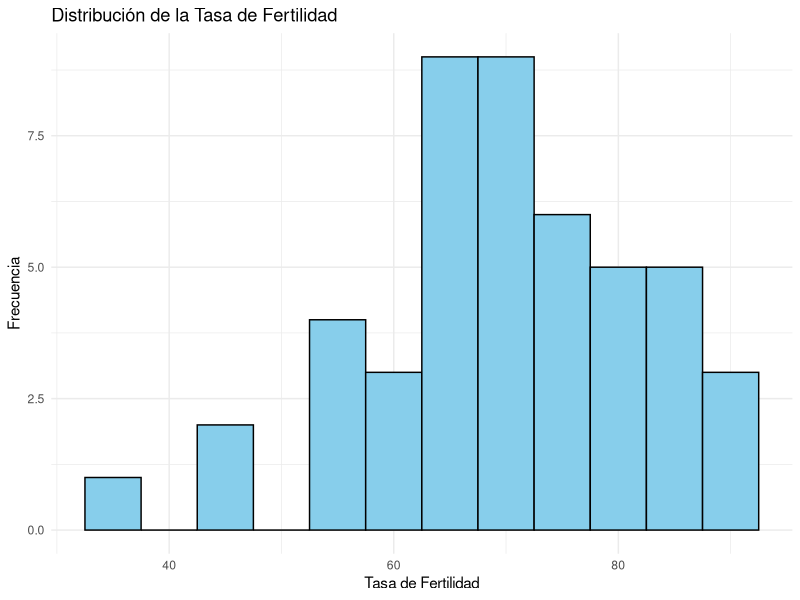
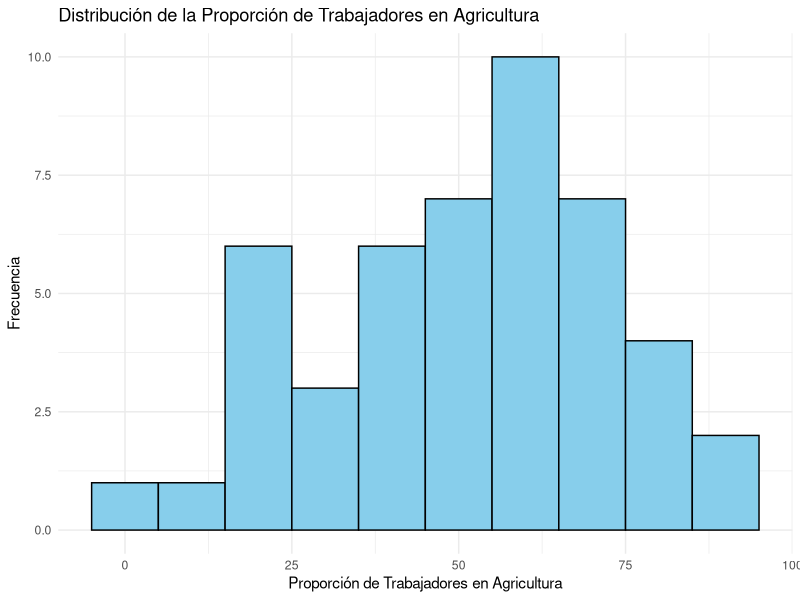
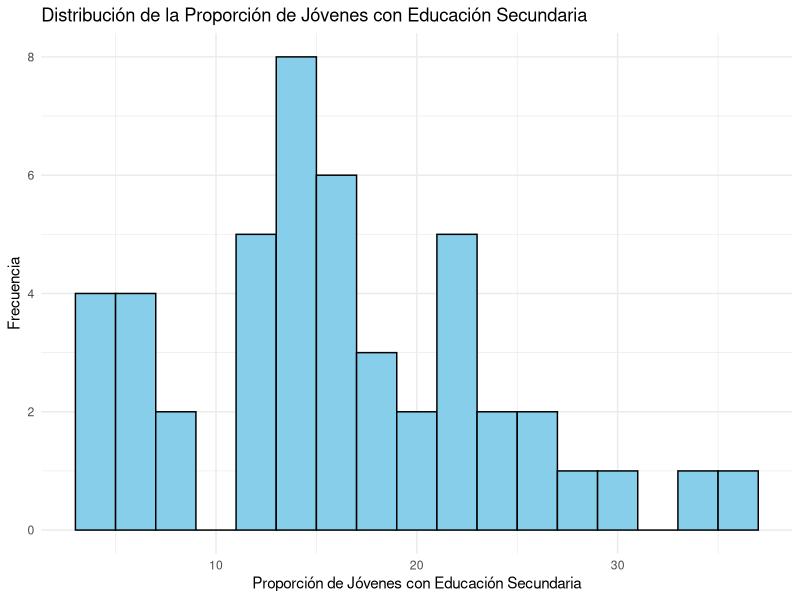
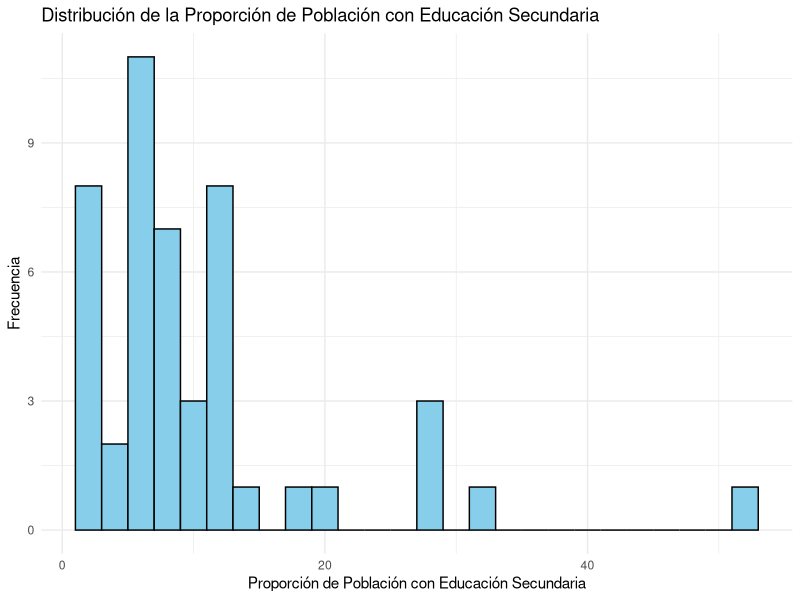
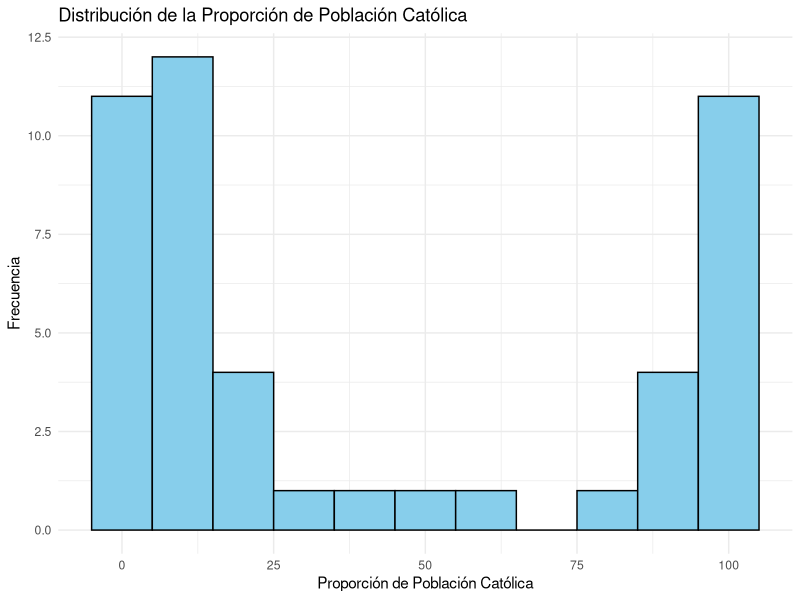
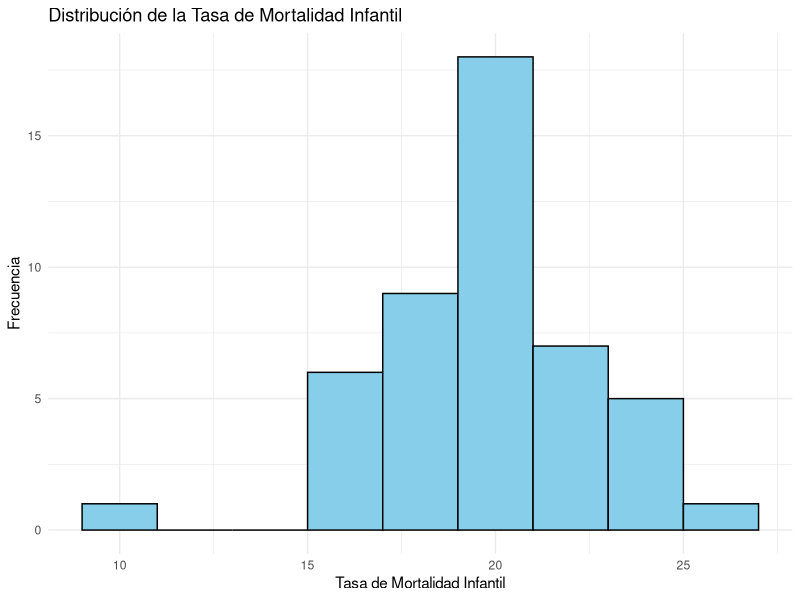

Reproduce these figures in R, in order.
# Instalar ggplot2 si no está instalado
if(!require(ggplot2)) {
  install.packages("ggplot2")
}

# Cargar ggplot2
library(ggplot2)

# Definir el directorio principal
output_dir <- "Histogramas/"  # Cambia esto a tu directorio de salida

# Crear la carpeta principal si no existe
if (!dir.exists(output_dir)) {
  dir.create(output_dir)
}

# Función para guardar las imágenes en la carpeta raíz
guardar_histograma <- function(data, variable, binwidth, title, xlabel, ylabel, file_name) {
  # Crear y guardar el histograma
  ggplot(data, aes_string(x = variable)) +
    geom_histogram(binwidth = binwidth, fill = "skyblue", color = "black") +
    labs(title = title, x = xlabel, y = ylabel) +
    theme_minimal()
  
  ggsave(filename = paste0(output_dir, file_name), width = 8, height = 6)
}

# Crear los histogramas y guardarlos en la carpeta raíz

# Histograma para Fertility
guardar_histograma(
  data = swiss,
  variable = "Fertility",
  binwidth = 5,
  title = "Distribución de la Tasa de Fertilidad",
  xlabel = "Tasa de Fertilidad",
  ylabel = "Frecuencia",
  file_name = "histogram_fertility.png"
)

# Histograma para Agriculture
guardar_histograma(
  data = swiss,
  variable = "Agriculture",
  binwidth = 10,
  title = "Distribución de la Proporción de Trabajadores en Agricultura",
  xlabel = "Proporción de Trabajadores en Agricultura",
  ylabel = "Frecuencia",
  file_name = "histogram_agriculture.png"
)

# Histograma para Examination
guardar_histograma(
  data = swiss,
  variable = "Examination",
  binwidth = 2,
  title = "Distribución de la Proporción de Jóvenes con Educación Secundaria",
  xlabel = "Proporción de Jóvenes con Educación Secundaria",
  ylabel = "Frecuencia",
  file_name = "histogram_examination.png"
)

# Histograma para Education
guardar_histograma(
  data = swiss,
  variable = "Education",
  binwidth = 2,
  title = "Distribución de la Proporción de Población con Educación Secundaria",
  xlabel = "Proporción de Población con Educación Secundaria",
  ylabel = "Frecuencia",
  file_name = "histogram_education.png"
)

# Histograma para Catholic
guardar_histograma(
  data = swiss,
  variable = "Catholic",
  binwidth = 10,
  title = "Distribución de la Proporción de Población Católica",
  xlabel = "Proporción de Población Católica",
  ylabel = "Frecuencia",
  file_name = "histogram_catholic.png"
)

# Histograma para Infant.Mortality
guardar_histograma(
  data = swiss,
  variable = "Infant.Mortality",
  binwidth = 2,
  title = "Distribución de la Tasa de Mortalidad Infantil",
  xlabel = "Tasa de Mortalidad Infantil",
  ylabel = "Frecuencia",
  file_name = "histogram_infant_mortality.png"
)
